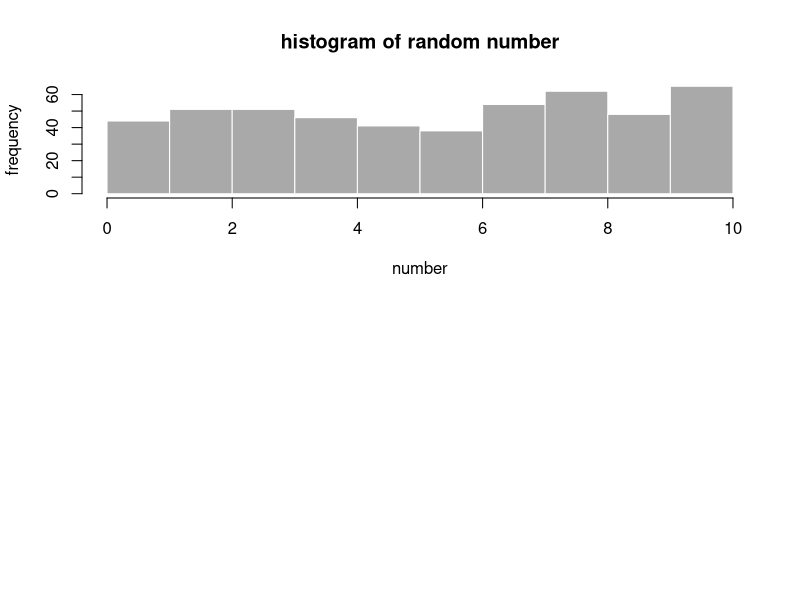
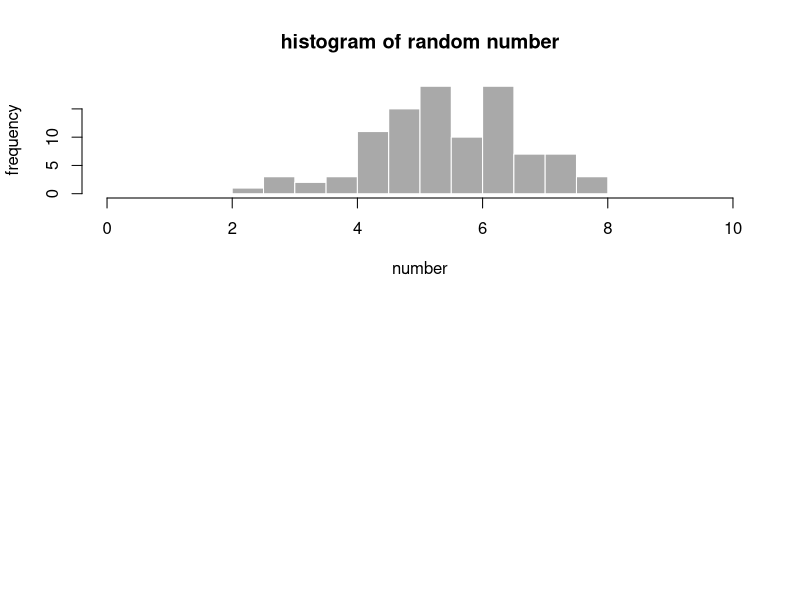

Write R code to recreate these figures, in order.
## ---- chunk 1
x<-runif(500, min=0, max=10)
par(mfrow=c(2,1))
hist(x, col = 'darkgray', border = 'white', main='histogram of random number',xlab='number',ylab='frequency',breaks=10,xlim=c(0,10))
## ---- chunk 2
x<-runif(500, min=1, max=10)
x_agg<-colMeans(matrix(data=x,nrow=5))
par(mfrow=c(2,1))
hist(x_agg, col = 'darkgray', border = 'white', main='histogram of random number',xlab='number',ylab='frequency',breaks=10,xlim=c(0,10))
